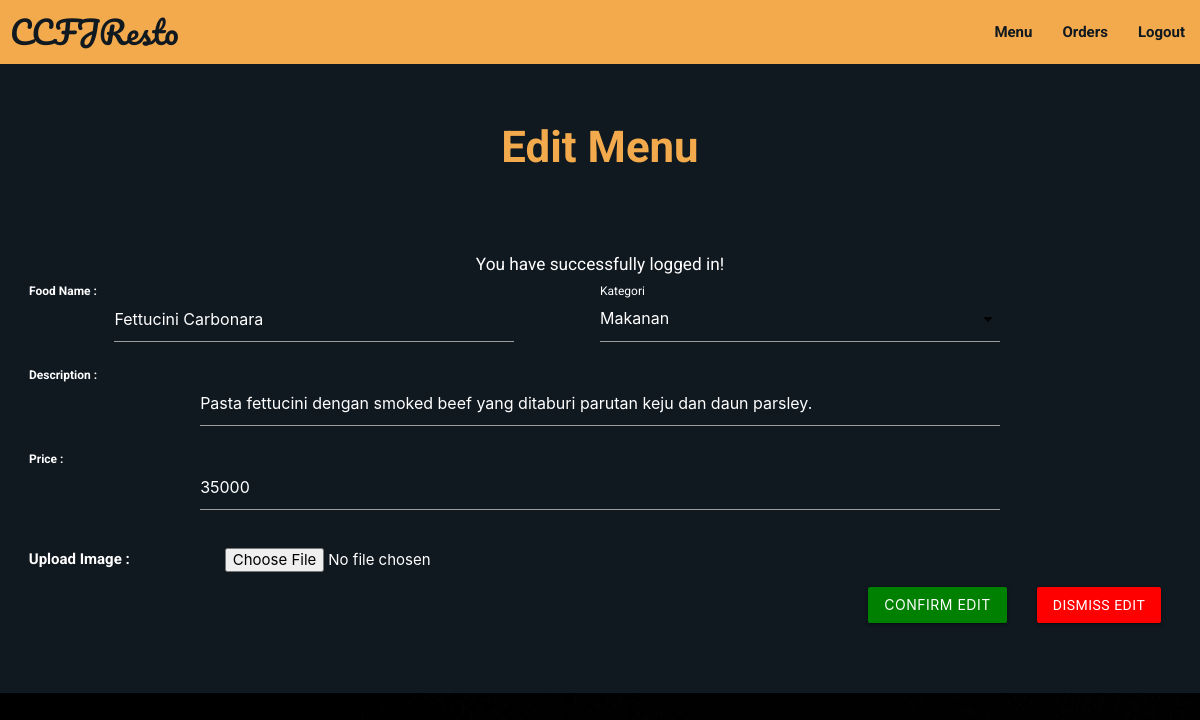
/admin/food-edit.php?id=61 (signed in), run on the app's committed database.
### tables this page shows
CREATE TABLE `food` (
  `id` int(11) NOT NULL,
  `filename` varchar(255) NOT NULL,
  `status` enum('1','0') NOT NULL DEFAULT '1',
  `fname` varchar(50) NOT NULL,
  `category` varchar(255) NOT NULL,
  `description` varchar(250) NOT NULL,
  `price` int(11) NOT NULL
);

### admin/food-edit.php (the view, shortened to what this page needs)
<?php require('layout/header.php'); ?>
<?php require('layout/topnav.php'); ?>
<?php
require('../backends/connection-pdo.php');
$id = $_REQUEST['id'];
$sql = 'SELECT * FROM food WHERE id = ?';
$query  = $pdoconn->prepare($sql);
$query->execute([$id]);
$arr_all = $query->fetchAll(PDO::FETCH_ASSOC);
foreach ($arr_all as $key) {
    $id = $key['id'];
    $fname = $key['fname'];
    $desc = $key['description'];
    $price = $key['price'];
}
?>
<div class="section white-text" style="background: #101820FF;">
    <div class="section">
        <h3 class="center-align" style="color: #F2AA4CFF;"><b>Edit Menu</b></h3>
    </div>
    <div class="section center" style="padding: 40px;">
        <form action="../backends/admin/food-edit.php?id=<?php echo $id; ?>" method="post" enctype="multipart/form-data">
            <?php
            if (isset($_SESSION['msg'])) {
                echo '<div class="row" style="background: none; color: white;">
                <div class="col s12">
                    <h6>' . $_SESSION['msg'] . '</h6>
                    </div>
                </div>';
            }
            ?>
            <div class="row">
                <div class="col s6">
                    <div class="input-field">
                        <input id="name" name="name" type="text" class="validate" style="color: white; width: 70%" value="<?php echo $fname; ?>">
                        <label for="name" style="color: white;"><b>Food Name :</b></label>
                    </div>
                </div>
                <div class="col s6">
                    <div class="input-field" style="color: white !important; width: 70%">
                        <label style="color: white;">Kategori</label>
                    </div>
                </div>
            </div>
            <div class="row">
                <div class="col s12">
                    <div class="input-field">
                        <input id="desc" name="desc" type="text" class="validate" value="<?php echo $desc; ?>" style="color: white; width: 70%">
                        <label for="desc" style="color: white;"><b>Description :</b></label>
                    </div>
                </div>
            </div>
            <div class="row">
                <div class="col s12">
                    <div class="input-field">
                        <input id="price" name="price" type="number" class="validate" value="<?php echo $price; ?>" style="color: white; width: 70%">
                        <label for="price" style="color: white;"><b>Price :</b></label>
                    </div>
                </div>
            </div>
            <div class="row">
                <div class="col s12">
                    <div class="input-field">
                        <b style="float: left;">Upload Image :</b>
                        <input accept=".png, .jpg, .jpeg" id="image" name="file" type="file" class="image" style="color: white; width: 28%; float:left; margin-left: 95px;">
                    </div>
                </div>
            </div>
            <div class="row">
                <div class="col s12">
                    <div class="section right" style="padding: 15px 10px;">
                        <a href="food-list.php" class="waves-effect waves-light btn btndismiss">Dismiss Edit</a>
                    </div>
                    <div class="section right" style="padding: 15px 20px;">
                        <button type="submit" name="submit" class="waves-effect waves-light btn btnedit">Confirm Edit</button>
                    </div>
                </div>
            </div>
        </form>
    </div>
</div>
<?php require('layout/footer.php'); ?>

### css/form-style.css (style rules this page uses)
body { background-image: url("images/admin1.jpg"); font-family: "Roboto", sans-serif; -webkit-font-smoothing: antialiased; -moz-osx-font-smoothing: grayscale; }
.btn { background-color: chocolate !important; width: 100%; }
.btnedit { background-color: green !important; width: 100%; }
.btndismiss { background-color: red !important; width: 100%; }
.row { margin-bottom: 0 !important; }
.col { padding: 0 !important; }

### admin/food-edit.php (style rules this page uses)
input[type=text] { color: white; }

### data on the page
food: name "Fettucini Carbonara", desc "Pasta fettucini dengan smoked beef yang ditaburi parutan keju dan daun parsley.", price "35000"

### other printed values
$_SESSION['msg'] "You have successfully logged in!"
